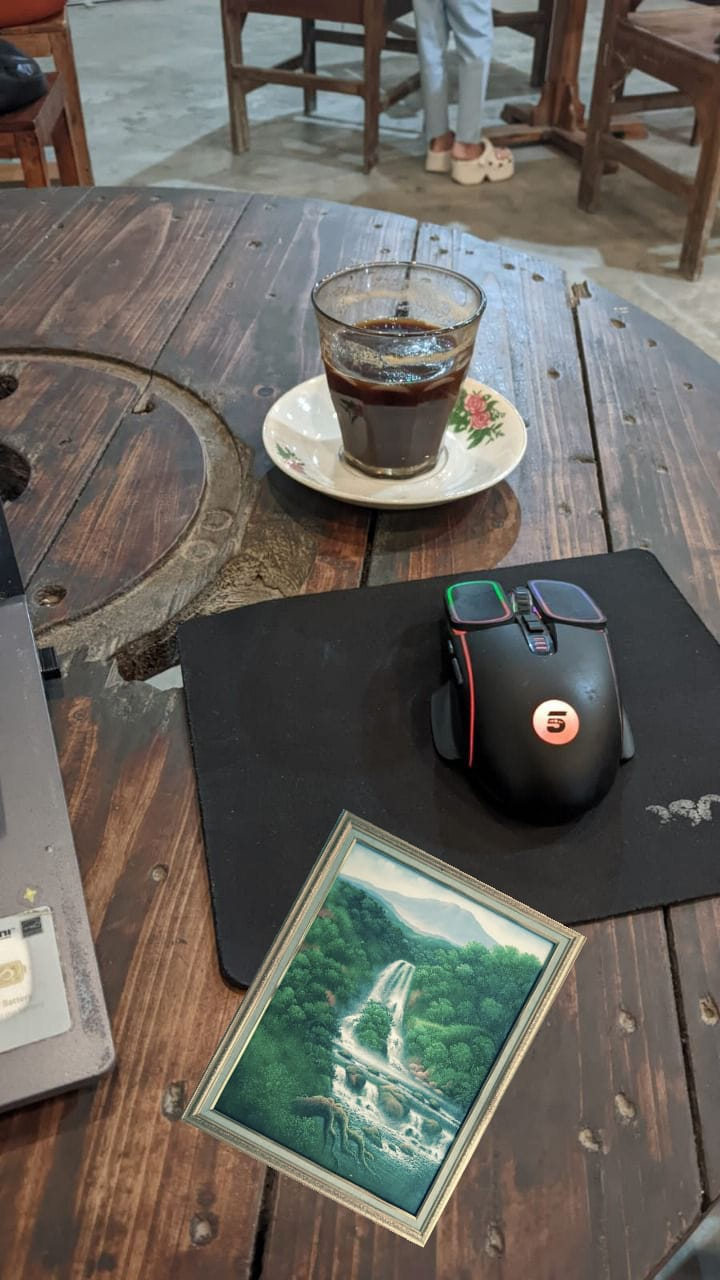
#> input picture splicing_image.jpg, 720 x 1280 px; its folder holds only this picture in this run
$ python -i ela_analysis.py   (imports and definitions only)   (older library calls are emulated)
#> lines starting #> are read from the running program, lines starting #| are printed output that depends on the picture
### utils.py
"""
Utility functions for Forensic Image Analysis System
"""

import numpy as np
import warnings
import json
from datetime import datetime
import os
import shutil
from validator import ForensicValidator
warnings.filterwarnings('ignore')

def detect_outliers_iqr(data, factor=1.5):
    """Detect outliers using IQR method"""
    if len(data) == 0:
        return np.array([], dtype=int)
    Q1 = np.percentile(data, 25)
    Q3 = np.percentile(data, 75)
    IQR = Q3 - Q1
    lower_bound = Q1 - factor * IQR
    upper_bound = Q3 + factor * IQR
    return np.where((data < lower_bound) | (data > upper_bound))[0]

# [33 lines left out: functions calculate_skewness, calculate_kurtosis, normalize_array, safe_divide, not called in this run]

# ======================= FUNGSI RIWAYAT ANALISIS (DIPERBARUI) =======================

# Use appropriate temp directory for the current OS
if os.name == 'nt':  # Windows
    HISTORY_FILE = os.path.join(os.environ.get('TEMP', ''), 'analysis_history.json')
    THUMBNAIL_DIR = os.path.join(os.environ.get('TEMP', ''), 'history_thumbnails')
else:  # Unix/Linux/Mac
    HISTORY_FILE = '/tmp/analysis_history.json' if os.path.exists('/tmp') else 'analysis_history.json'
    THUMBNAIL_DIR = '/tmp/history_thumbnails' if os.path.exists('/tmp') else 'history_thumbnails'

# [209 lines left out: functions load_analysis_history, save_analysis_to_history, delete_all_history, delete_selected_history, get_history_count, clear_empty_thumbnail_folder and 1 more, not called in this run]

### ela_analysis.py
"""
Enhanced Error Level Analysis (ELA) functions with advanced features
"""

import os
import numpy as np
import cv2
from PIL import Image, ImageChops, ImageStat, ImageFilter
from scipy import ndimage, signal
from scipy.stats import entropy
from config import ELA_QUALITIES, ELA_SCALE_FACTOR
from utils import detect_outliers_iqr

def perform_multi_quality_ela(image_pil, quality_steps=ELA_QUALITIES, scale_factor=ELA_SCALE_FACTOR):
    """Enhanced multi-quality ELA with advanced features for better manipulation detection"""
    temp_filename = "temp_ela_multi.jpg"

    if image_pil.mode != 'RGB':
        image_rgb = image_pil.convert('RGB')
    else:
        image_rgb = image_pil

    # Convert to numpy for advanced processing
    original_array = np.array(image_rgb)
    h, w = original_array.shape[:2]

    ela_results = []
    quality_stats = []
    frequency_features = []

    for q in quality_steps:
        # Save and reload with JPEG compression
        image_rgb.save(temp_filename, 'JPEG', quality=q)
        with Image.open(temp_filename) as compressed_rgb:
            # Calculate difference
            diff_rgb = ImageChops.difference(image_rgb, compressed_rgb)
            diff_l = diff_rgb.convert('L')
            ela_np = np.array(diff_l, dtype=float)

        # Advanced ELA processing
        processed_ela = _enhance_ela_signal(ela_np, original_array, scale_factor)
        ela_results.append(processed_ela)

        # Enhanced statistics for this quality
        stat = ImageStat.Stat(Image.fromarray(processed_ela.astype(np.uint8)))

        # Add frequency domain analysis
        freq_features = _analyze_frequency_domain(processed_ela)
        frequency_features.append(freq_features)

        quality_stats.append({
            'quality': q,
            'mean': stat.mean[0],
            'stddev': stat.stddev[0],
            'max': np.max(processed_ela),
            'percentile_95': np.percentile(processed_ela, 95),
            'entropy': entropy(processed_ela.flatten() + 1),  # +1 to avoid log(0)
            'edge_response': _calculate_edge_response(processed_ela),
            'frequency_energy': freq_features['high_freq_energy']
        })

    # Cross-quality analysis with enhanced variance computation
    ela_variance = np.var(ela_results, axis=0)

    # Adaptive weighted averaging based on image characteristics
    weights = _calculate_adaptive_weights(quality_stats, original_array)
    final_ela = np.average(ela_results, axis=0, weights=weights)

    # Multi-scale enhancement for better visualization
    final_ela_enhanced = _apply_multiscale_enhancement(final_ela, original_array)
    final_ela_image = Image.fromarray(final_ela_enhanced.astype(np.uint8), mode='L')

    # Enhanced regional analysis with texture awareness
    regional_stats = analyze_ela_regions_enhanced(final_ela_enhanced, ela_variance, original_array)

    # Overall statistics
    final_stat = ImageStat.Stat(final_ela_image)

    # Add advanced metrics
    regional_stats['frequency_consistency'] = _analyze_frequency_consistency(frequency_features)
    regional_stats['adaptive_weights'] = weights.tolist()
    regional_stats['signal_enhancement_ratio'] = np.mean(final_ela_enhanced) / max(np.mean(final_ela), 1e-6)

    try:
        os.remove(temp_filename)
    except:
        pass

    return (final_ela_image, final_stat.mean[0], final_stat.stddev[0],
            regional_stats, quality_stats, ela_variance)

def analyze_ela_regions_enhanced(ela_array, ela_variance, original_array=None, block_size=32):
    """Enhanced regional ELA analysis with texture awareness and adaptive thresholding"""
    h, w = ela_array.shape
    regional_means = []
    regional_stds = []
    regional_variances = []
    suspicious_regions = []
    texture_features = []

    # Calculate texture features from original if available
    texture_map = None
    if original_array is not None:
        gray_original = cv2.cvtColor(original_array, cv2.COLOR_RGB2GRAY) if len(original_array.shape) == 3 else original_array
        texture_map = _calculate_local_texture(gray_original, block_size)

    for i in range(0, h - block_size, block_size//2):
        for j in range(0, w - block_size, block_size//2):
            block = ela_array[i:i+block_size, j:j+block_size]
            var_block = ela_variance[i:i+block_size, j:j+block_size]

            block_mean = np.mean(block)
            block_std = np.std(block)
            block_var = np.mean(var_block)

            regional_means.append(block_mean)
            regional_stds.append(block_std)
            regional_variances.append(block_var)

            # Texture-aware analysis
            texture_score = 0.0
            if texture_map is not None:
                texture_block = texture_map[i:i+min(block_size, texture_map.shape[0]-i),
                                         j:j+min(block_size, texture_map.shape[1]-j)]
                texture_score = np.mean(texture_block) if texture_block.size > 0 else 0.0
                texture_features.append(texture_score)

            # Adaptive thresholding based on texture
            base_threshold = 15
            texture_adaptive_threshold = base_threshold * (1 + texture_score * 0.5)

            # Enhanced suspicious region detection
            is_suspicious = (
                block_mean > texture_adaptive_threshold or
                block_std > (25 + texture_score * 10) or
                block_var > (100 + texture_score * 50) or
                _detect_edge_inconsistency(block)
            )

            if is_suspicious:
                suspicious_regions.append({
                    'position': (i, j),
                    'mean': block_mean,
                    'std': block_std,
                    'variance': block_var,
                    'texture_score': texture_score,
                    'confidence': _calculate_region_confidence(block, block_var, texture_score)
                })

    # Advanced statistical analysis
    regional_means = np.array(regional_means)
    regional_stds = np.array(regional_stds)
    regional_variances = np.array(regional_variances)

    # Calculate entropy-based inconsistency
    entropy_inconsistency = 0.0
    if len(regional_means) > 1:
        # Bin the means for entropy calculation
        hist, _ = np.histogram(regional_means, bins=min(20, len(regional_means)//2))
        hist = hist + 1e-10  # Avoid log(0)
        entropy_inconsistency = entropy(hist)

    # Detect outlier clusters using improved IQR method
    outlier_indices_mean = detect_outliers_iqr(regional_means)
    outlier_indices_std = detect_outliers_iqr(regional_stds)
    total_outliers = len(set(outlier_indices_mean) | set(outlier_indices_std))

    return {
        'mean_variance': np.var(regional_means),
        'std_variance': np.var(regional_stds),
        'outlier_regions': total_outliers,
        'regional_inconsistency': np.std(regional_means) / (np.mean(regional_means) + 1e-6),
        'entropy_inconsistency': entropy_inconsistency,
        'suspicious_regions': suspicious_regions,
        'cross_quality_variance': np.mean(regional_variances),
        'texture_aware_score': np.mean(texture_features) if texture_features else 0.0,
        'adaptive_threshold_used': True,
        'confidence_weighted_score': np.mean([r['confidence'] for r in suspicious_regions]) if suspicious_regions else 0.0
    }


def _enhance_ela_signal(ela_array, original_array, scale_factor):
    """Apply advanced signal enhancement to ELA with improved overflow protection"""
    # Adaptive scaling based on image characteristics
    gray_original = cv2.cvtColor(original_array, cv2.COLOR_RGB2GRAY) if len(original_array.shape) == 3 else original_array

    # Calculate local contrast to adapt scaling
    local_contrast = cv2.Laplacian(gray_original, cv2.CV_64F)
    contrast_std = np.std(local_contrast)

    # Improved contrast factor calculation with caps to prevent extreme values
    contrast_factor = 1.0 + min(contrast_std / 100.0, 2.0)  # Cap at 3.0x maximum

    # Apply adaptive scaling with overflow protection
    adaptive_scale = scale_factor * contrast_factor
    scaled_ela = ela_array * adaptive_scale

    # Better clamping to prevent overflow - handle dtype properly
    scaled_ela = np.clip(scaled_ela, 0, 255)

    # Edge-preserving enhancement using bilateral filter
    enhanced_ela = cv2.bilateralFilter(scaled_ela.astype(np.uint8), 5, 50, 50).astype(float)

    # Local contrast enhancement using CLAHE with conservative settings
    clahe = cv2.createCLAHE(clipLimit=2.0, tileGridSize=(8,8))
    contrast_enhanced = clahe.apply(enhanced_ela.astype(np.uint8)).astype(float)

    # Final clamping to ensure no overflow
    contrast_enhanced = np.clip(contrast_enhanced, 0, 255)

    return contrast_enhanced


def _analyze_frequency_domain(ela_array):
    """Analyze frequency domain characteristics of ELA"""
    # Apply 2D FFT
    f_transform = np.fft.fft2(ela_array)
    f_shift = np.fft.fftshift(f_transform)
    magnitude_spectrum = np.abs(f_shift)

    # Calculate frequency features
    h, w = ela_array.shape
    center_h, center_w = h // 2, w // 2

    # High frequency energy (outer regions)
    mask_high = np.zeros((h, w))
    mask_high[center_h-h//4:center_h+h//4, center_w-w//4:center_w+w//4] = 1
    mask_high = 1 - mask_high  # Invert to get high frequencies

    high_freq_energy = np.sum(magnitude_spectrum * mask_high)
    total_energy = np.sum(magnitude_spectrum)

    return {
        'high_freq_energy': high_freq_energy / (total_energy + 1e-6),
        'spectral_centroid': _calculate_spectral_centroid(magnitude_spectrum),
        'spectral_rolloff': _calculate_spectral_rolloff(magnitude_spectrum)
    }


def _calculate_adaptive_weights(quality_stats, original_array):
    """Calculate adaptive weights based on image and quality characteristics"""
    # Determine number of qualities and create appropriate base weights
    num_qualities = len(quality_stats)
    if num_qualities == 0:
        return np.array([1.0])  # Default single weight if no qualities

    # Create base weights that match the number of qualities
    if num_qualities == 1:
        base_weights = np.array([1.0])
    elif num_qualities == 2:
        base_weights = np.array([0.5, 0.5])
    elif num_qualities == 3:
        base_weights = np.array([0.25, 0.5, 0.25])
    else:  # 4 or more qualities
        # For 4 qualities, use the original weights
        if num_qualities == 4:
            base_weights = np.array([0.2, 0.3, 0.3, 0.2])
        else:
            # For more than 4, give more weight to middle qualities
            base_weights = np.ones(num_qualities)
            middle_indices = range(num_qualities // 4, 3 * num_qualities // 4)
            base_weights[middle_indices] = 1.5

    # Analyze image characteristics
    gray_original = cv2.cvtColor(original_array, cv2.COLOR_RGB2GRAY) if len(original_array.shape) == 3 else original_array
    image_complexity = np.std(gray_original) / 255.0

    # Adjust weights based on quality response consistency
    if num_qualities >= 4:
        quality_means = [q['mean'] for q in quality_stats]
        quality_variation = np.std(quality_means)

        # If high variation across qualities, give more weight to extreme qualities
        if quality_variation > 10:
            # Create an adjustment array of appropriate length
            adjustment = np.zeros(num_qualities)
            adjustment[0] = 0.1  # First quality
            adjustment[-1] = 0.1  # Last quality
            # For middle qualities, slightly decrease weight
            middle_indices = range(1, num_qualities - 1)
            adjustment[middle_indices] = -0.05 * (2 / (num_qualities - 2))  # Distribute negative weight

            base_weights += adjustment * image_complexity

    # Normalize weights
    base_weights = np.clip(base_weights, 0.1, 0.4)
    return base_weights / np.sum(base_weights)


def _apply_multiscale_enhancement(ela_array, original_array):
    """Apply multi-scale enhancement for better visual representation"""
    # Create multiple scales
    scales = [1.0, 0.5, 0.25]
    enhanced_ela = ela_array.copy()

    gray_original = cv2.cvtColor(original_array, cv2.COLOR_RGB2GRAY) if len(original_array.shape) == 3 else original_array

    for scale in scales[1:]:
        # Resize for multi-scale analysis
        small_h, small_w = int(ela_array.shape[0] * scale), int(ela_array.shape[1] * scale)
        ela_small = cv2.resize(ela_array.astype(np.uint8), (small_w, small_h))
        original_small = cv2.resize(gray_original, (small_w, small_h))

        # Enhance details at this scale
        enhanced_small = _enhance_details_at_scale(ela_small, original_small)

        # Resize back and combine
        enhanced_resized = cv2.resize(enhanced_small, (ela_array.shape[1], ela_array.shape[0]))
        enhanced_ela = 0.7 * enhanced_ela + 0.3 * enhanced_resized

    return np.clip(enhanced_ela, 0, 255)


def _calculate_edge_response(ela_array):
    """Calculate edge response in ELA"""
    # Sobel edge detection
    sobel_x = cv2.Sobel(ela_array, cv2.CV_64F, 1, 0, ksize=3)
    sobel_y = cv2.Sobel(ela_array, cv2.CV_64F, 0, 1, ksize=3)
    edge_magnitude = np.sqrt(sobel_x**2 + sobel_y**2)
    return np.mean(edge_magnitude)


def _calculate_local_texture(gray_image, block_size):
    """Calculate local texture features using GLCM-inspired approach"""
    h, w = gray_image.shape
    texture_map = np.zeros((h, w))

    for i in range(0, h - block_size, block_size//2):
        for j in range(0, w - block_size, block_size//2):
            block = gray_image[i:i+block_size, j:j+block_size]

            # Simple texture measure: local standard deviation
            texture_score = np.std(block)
            texture_map[i:i+block_size, j:j+block_size] = texture_score

    # Normalize texture map
    return texture_map / (np.max(texture_map) + 1e-6)


# [12 lines left out: function _detect_edge_inconsistency, not called in this run]


def _calculate_region_confidence(block, block_var, texture_score):
    """Calculate confidence score for a suspicious region"""
    # Multiple factors contribute to confidence
    mean_factor = min(1.0, np.mean(block) / 50.0)
    var_factor = min(1.0, block_var / 200.0)
    texture_factor = min(1.0, texture_score)

    # Combine factors with weights
    confidence = 0.4 * mean_factor + 0.3 * var_factor + 0.3 * texture_factor
    return min(1.0, confidence)


def _analyze_frequency_consistency(frequency_features):
    """Analyze consistency across different quality levels in frequency domain"""
    if len(frequency_features) < 2:
        return 0.0

    high_freq_energies = [f['high_freq_energy'] for f in frequency_features]
    return np.std(high_freq_energies) / (np.mean(high_freq_energies) + 1e-6)


def _calculate_spectral_centroid(magnitude_spectrum):
    """Calculate spectral centroid of magnitude spectrum"""
    h, w = magnitude_spectrum.shape
    freqs_h = np.arange(h)
    freqs_w = np.arange(w)

    # Calculate weighted frequency
    total_magnitude = np.sum(magnitude_spectrum)
    if total_magnitude == 0:
        return 0.0

    centroid_h = np.sum(np.outer(freqs_h, np.ones(w)) * magnitude_spectrum) / total_magnitude
    centroid_w = np.sum(np.outer(np.ones(h), freqs_w) * magnitude_spectrum) / total_magnitude

    return np.sqrt(centroid_h**2 + centroid_w**2)


def _calculate_spectral_rolloff(magnitude_spectrum):
    """Calculate spectral rolloff (frequency below which 85% of energy is contained)"""
    total_energy = np.sum(magnitude_spectrum**2)
    if total_energy == 0:
        return 0.0

    # Flatten and sort by magnitude
    flat_spectrum = magnitude_spectrum.flatten()
    sorted_indices = np.argsort(flat_spectrum)[::-1]

    cumulative_energy = 0
    for i, idx in enumerate(sorted_indices):
        cumulative_energy += flat_spectrum[idx]**2
        if cumulative_energy >= 0.85 * total_energy:
            return i / len(flat_spectrum)

    return 1.0


def _enhance_details_at_scale(ela_small, original_small):
    """Enhance details at a specific scale"""
    # Apply unsharp masking for detail enhancement
    gaussian_blur = cv2.GaussianBlur(ela_small, (3, 3), 1.0)
    unsharp_mask = ela_small.astype(float) - gaussian_blur.astype(float)
    enhanced = ela_small.astype(float) + 0.5 * unsharp_mask

    return np.clip(enhanced, 0, 255)

>>> from PIL import Image
>>> picture = Image.open('splicing_image.jpg')
#> picture is the input picture: PIL image 720x1280 RGB; mean R, G, B 104.2, 100.4, 93.8
>>> result = perform_multi_quality_ela(picture)
#> in _enhance_ela_signal, `local_contrast = cv2.Laplacian(gray_original, cv2.CV_64F)`:
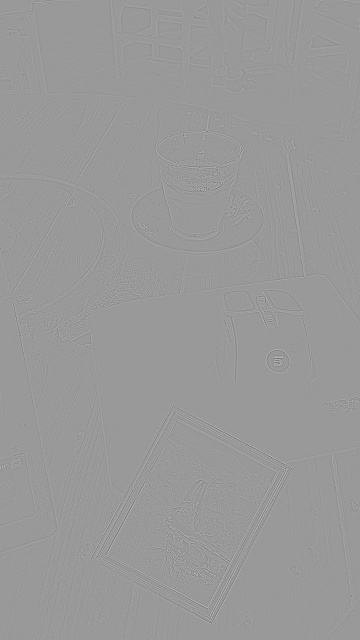
#> local_contrast: shape (1280, 720) float64 (shown at 1/2 size); min -456, max 304, mean 0; drawn with min black and max white
#> in _enhance_ela_signal, `contrast_std = np.std(local_contrast)`: contrast_std = 16.04
#> in _enhance_ela_signal, `contrast_factor = 1.0 + min(contrast_std / 100.0, 2.0)`: contrast_factor = 1.16
#> in _enhance_ela_signal, `adaptive_scale = scale_factor * contrast_factor`: adaptive_scale = 17.41
#> in _enhance_ela_signal, `contrast_enhanced = clahe.apply(enhanced_ela.astype(np.uint8)).astype(..`:
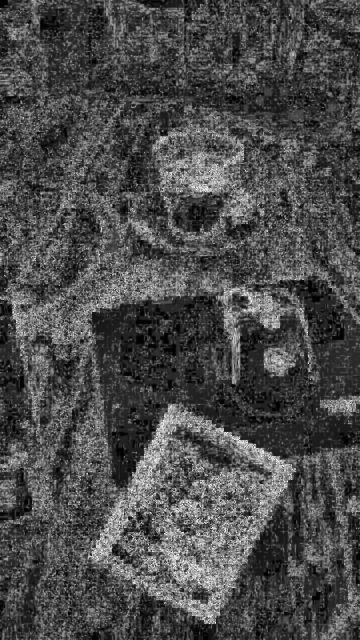
#> contrast_enhanced: shape (1280, 720) float64 (shown at 1/2 size); min 1, max 255, mean 75.4
#> in _analyze_frequency_domain, `high_freq_energy = np.sum(magnitude_spectrum * mask_high)`: high_freq_energy = 1.08e+10
#> in _analyze_frequency_domain, `total_energy = np.sum(magnitude_spectrum)`: total_energy = 2.12e+10
#> in _calculate_spectral_centroid, `centroid_h = np.sum(np.outer(freqs_h, np.ones(w)) * magnitude_spectrum..`: centroid_h = 639.7
#> in _calculate_spectral_centroid, `centroid_w = np.sum(np.outer(np.ones(h), freqs_w) * magnitude_spectrum..`: centroid_w = 359.6
#> in _calculate_spectral_rolloff, `total_energy = np.sum(magnitude_spectrum**2)`: total_energy = 6.6e+15
#> the loop in _calculate_spectral_rolloff, `for i, idx in enumerate(sorted_indices):` made 918 passes
#> (idx, cumulative_energy) on passes 1 to 3: (461160, 4.83e+15), (459720, 4.87e+15), (462600, 4.92e+15)
#> after the loop in _calculate_spectral_rolloff, `for i, idx in enumerate(sorted_indices):`: cumulative_energy = 5.61e+15
#> in perform_multi_quality_ela, `freq_features = _analyze_frequency_domain(processed_ela)`: freq_features = {'high_freq_energy': 0.512, 'spectral_centroid': 733.8, 'spectral_rolloff': 0.000995}
#> in _calculate_edge_response, `edge_magnitude = np.sqrt(sobel_x**2 + sobel_y**2)`:
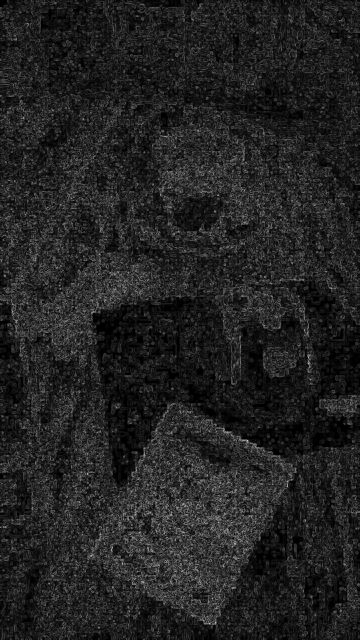
#> edge_magnitude: shape (1280, 720) float64 (shown at 1/2 size); min 0, max 955.2, mean 130.9; drawn with min black and max white
#> in perform_multi_quality_ela, `ela_variance = np.var(ela_results, axis=0)`:
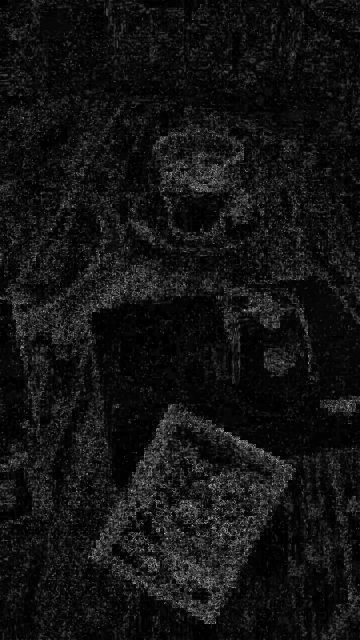
#> ela_variance: shape (1280, 720) float64 (shown at 1/2 size); min 0, max 10178.8, mean 793.2; drawn with min black and max white
#> in _calculate_adaptive_weights, `num_qualities = len(quality_stats)`: num_qualities = 5
#> in _calculate_adaptive_weights, `image_complexity = np.std(gray_original) / 255.0`: image_complexity = 0.181
#> in _calculate_adaptive_weights, `quality_means = [q['mean'] for q in quality_stats]`: quality_means = [75.42, 48.5, 35.28, 22.18, 13.9]
#> in _calculate_adaptive_weights, `quality_variation = np.std(quality_means)`: quality_variation = 21.65
#> in _calculate_adaptive_weights, `base_weights += adjustment * image_complexity`: base_weights = [1.02, 1.49, 1.49, 0.994, 1.02]
#> in _calculate_adaptive_weights, `base_weights = np.clip(base_weights, 0.1, 0.4)`: base_weights = [0.4, 0.4, 0.4, 0.4, 0.4]
#> in perform_multi_quality_ela, `weights = _calculate_adaptive_weights(quality_stats, original_array)`: weights = [0.2, 0.2, 0.2, 0.2, 0.2]
#> the loop in _apply_multiscale_enhancement, `for scale in scales[1:]:` made 2 passes
#> pass 1, in _enhance_details_at_scale, `unsharp_mask = ela_small.astype(float) - gaussian_blur.astype(float)`:
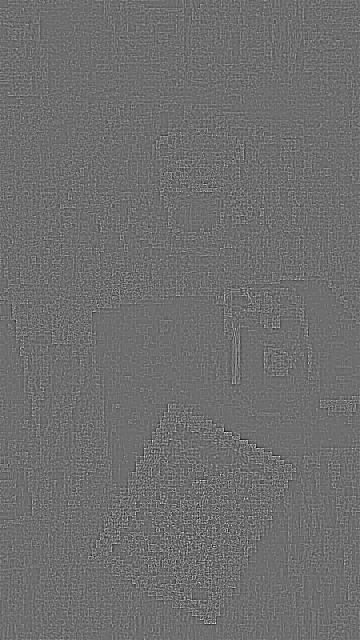
#> unsharp_mask: shape (640, 360) float64; min -33, max 43, mean 0; drawn with min black and max white
